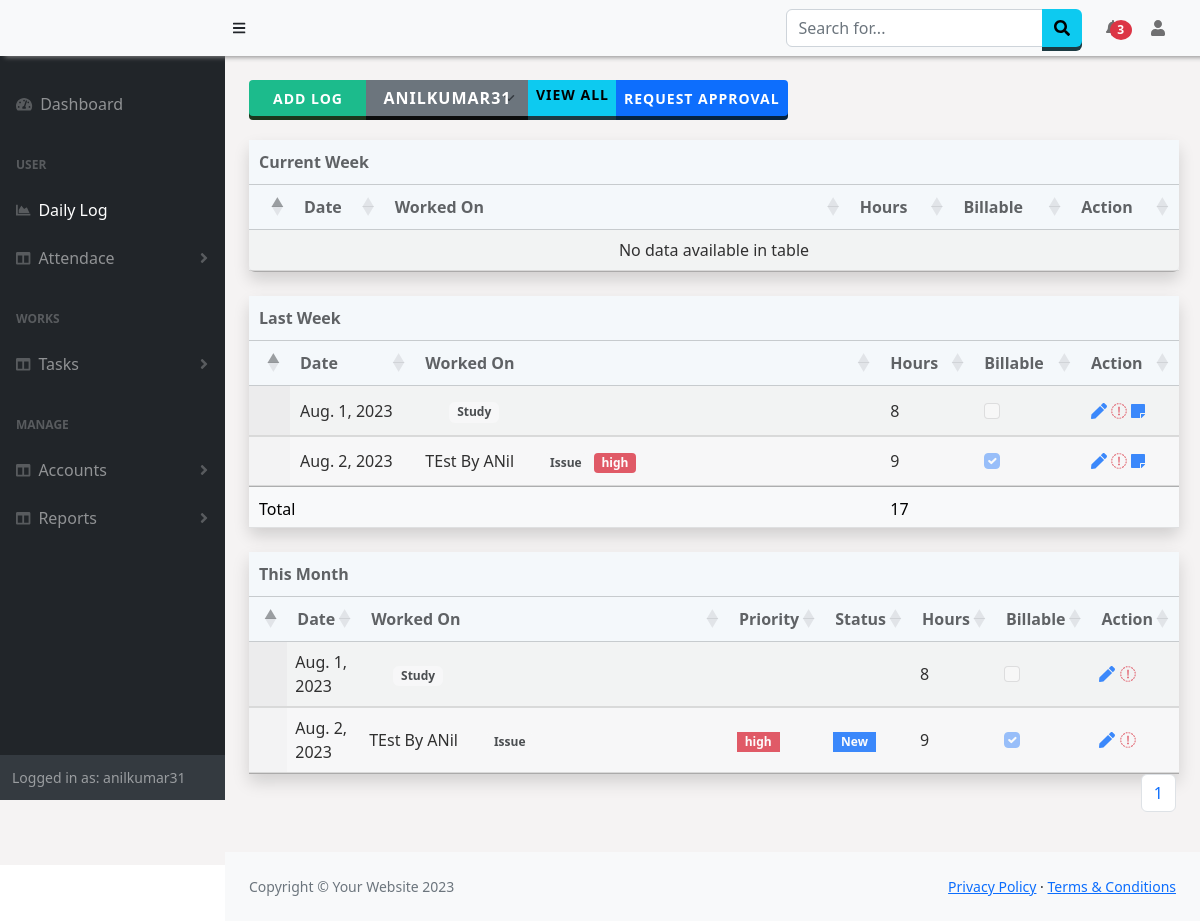
The app's page /Worklog/dailylog/ (signed in) with its own data.
### emp_worklog/models.py (models this page shows, shortened)
class worklog(models.Model):
  User = models.ForeignKey(User,on_delete=models.CASCADE)
  Date = models.DateField(default=timezone.now)
  TaskType = models.ForeignKey(tasktype, on_delete=models.CASCADE,default=None,null=True)
  project_id = models.ForeignKey(SubProject,null=True,on_delete=models.SET_NULL,default=None)
  task = models.ForeignKey(Ticket,null=True,on_delete=models.SET_NULL,default=None)
  Workdone = models.CharField(max_length=255)
  Hours = models.PositiveIntegerField(default=0)
  Billable = models.BooleanField("Billable", default=False, null=True)

class tasktype(models.Model):
  TaskType=models.CharField(max_length=100, null=False)

### Issue/models.py (models this page shows, shortened)
class Ticket(models.Model):
    ticket_name= models.CharField(max_length=30)
    ticket_type= models.CharField(max_length=30)
    short_desc= models.CharField(max_length=130,null=True)
    open_date= models.DateField(null=True)
    affected_user= models.ForeignKey(employee,null=True,on_delete=models.SET_NULL)
    priority= models.CharField(max_length=30)
    state= models.CharField(max_length=30,default="New",null=True)
    last_updated= models.DateField(null=True)
    assigned_grp= models.CharField(max_length=30,null=True)
    assigned_to= models.ForeignKey(User,on_delete=models.SET_NULL,null=True)
    email= models.EmailField(max_length=100,null=True)
    comments= models.CharField(max_length=120,null=True)
    company = models.ForeignKey(Company,on_delete=models.SET_NULL,null=True)

### emp_worklog/views.py (the view, shortened to what this page needs)
# urls.py: path('dailylog/', views.dailylog, name='dailylog'),
@csrf_exempt
def dailylog(request):
    getTeam_users = checkTeams(request)
    allusers = User.objects.filter(pk__in=getTeam_users[0])
    task =tasktype.objects.all().values()
    date = datetime.today().weekday()
    if date == 0: #0=monday
        today = datetime.today()#-timedelta(days=1)#datetime.today()
    else:
        today = datetime.today()
    lastMonday = today + relativedelta(weekday=MO(-1))
    nextMonday = today + relativedelta(weekday=MO(1))
    all_data=worklog.objects.filter(User = request.user,Date__month=today.month)
    paginator=Paginator(all_data,10)
    page_number=request.GET.get('page')
    page_datafinal=paginator.get_page(page_number)
    totalpage=page_datafinal.paginator.num_pages
    if request.method == 'GET':
        thisweekdata = worklog.objects.filter(User = request.user,Date__range=(lastMonday,nextMonday))
        lastMonday2 = today + relativedelta(weekday=MO(-2))
        lastweekdata = worklog.objects.filter(User = request.user,Date__range=(lastMonday2,lastMonday-timedelta(days=1)))
        context= {
            'all_data':all_data,
            'tasktype':task,
            'lastweekdata':lastweekdata,
            'lastweektotal':lastweekdata.aggregate(Sum('Hours')),
            'thisweekdata':thisweekdata,
            'thisweektotal':thisweekdata.aggregate(Sum('Hours')),
            'is_team':getTeam_users[1],
            'all_data':page_datafinal,
            'totalpage':[n+1 for n in range(totalpage)],
            'users':allusers
        }
        return render(request, 'dailylog.html', context)

### emp_worklog/templates/dailylog.html (shortened to what this page needs)
{% extends "base.html" %}
{% block content %}
    <div class="">
		<div class="d-flex ">
			<div class="input-group w-auto">
				<button class="btn btn-success btn-sm ps-4 pe-4" type="button" id="logBtn" data-bs-toggle="modal" data-bs-target="#addLog" >
					Add Log
				</button>
				{% if user.is_superuser or is_team == True %}
				<select class=" btn btn-secondary form-select form-select-sm" id="user_s" onchange="getuserLog();" >
						<option value="{{user.id}}">{{user.username}}</option>
					</select>
				{% endif %}
				<a class="btn btn-info btn-sm" href="{% url 'usersLog' %}" >View All</a>
				<button class="btn btn-primary btn-sm" type="button" id="approveBtn" data-bs-toggle="modal" data-bs-target="#approveLog" >Request Approval</button>
			</div>
		</div>
        <div class="table-wrapper mt-4">
			<div class=" table-responsive-sm mt-4" >
				<table class="table display table-sm table-hover table-light shadow rounded" id="thisweeklogTable" >
					<thead>
						<tr><th colspan='5' class="text-center1">Current Week<th></tr>
						<tr class="align-middle ">
							<th></th>
							<th>Date</th>
							<th class="w-50">Worked On</th>
							<th>Hours</th>
							<th>Billable</th>
							<th>Action</th>
						</tr>
					</thead>
					<tbody>
					</tbody>
				</table>
			<div>
			<div class=" table-responsive-sm mt-4">
				<table class="table display  table-sm table-hover table-light shadow rounded" id="weeklogTable" >
					<thead>
						<tr><th colspan='5' class="text-center1">Last Week<th></tr>
						<tr>
							<th></th>
							<th>Date</th>
							<th class="w-50">Worked On</th>
							<th>Hours</th>
							<th>Billable</th>
							<th>Action</th>
						</tr>
					</thead>
					<tbody>
						{% for d in lastweekdata %}
						<tr style="height:50px;opacity:0.8;" class="align-middle" id="{{d.id}}">
							<td class="p-2 details-control">
							</td>
							<td>{{d.Date}}</td>
							<td class="w-25">
								{% if d.project_id != None %}{{d.project_id.name}}{% else %}{{d.task.ticket_name}} {% endif %}<span class="badge bg-light text-dark ms-4">{{d.TaskType.TaskType}}</span>
								{% if d.TaskType.TaskType == 'Issue' %}
								<span class="badge rounded-1 {% if d.task.priority == 'high' %}text-bg-danger{% elif d.task.priority == 'medium' %}text-bg-info{% elif d.task.priority == 'low' %}text-bg-primary{% endif %}">{{d.task.priority}}</span>
								{% endif %}
							</td>
							<td>{{d.Hours}}</td>
							<td><input disabled class="form-check-input" type="checkbox" {% if d.Billable != True %}{% else %}Checked{% endif %} /></td>
							<td>
								<a onclick="getLog({{d.id}})"><i class="fas fa-solid fa-pen text-primary"></i></a>
								<a  data-bs-toggle="modal" data-bs-target="#deleteLog"><i class="fas fa-sharp fa-solid fa-trash text-danger"></i></a>
								<a ><i class="fas fa-sticky-note text-primary"></i></a>
							</td>
						</tr>
						{% endfor %}
					</tbody>
					<tfoot>
						{% if lastweekdata %}
						<tr>
							<td colspan="3">Total</td>
							<td colspan="3">
								{{lastweektotal.Hours__sum}}
							</td>
						</tr>
						{% endif %}
					</tfoot>
				</table>
			</div>
			<div class=" table-responsive-sm mt-4">
				<table class="table display table-sm table-hover table-light shadow" id="logTable" >
					<thead>
						<tr><th colspan='7' class="text-center1">This Month<th></tr>
						<tr>
							<th></th>
							<th scope="col" class="">Date</th>
							<th scope="col" class="w-50">Worked On</th>
							<th scope="col">Priority</th>
							<th scope="col">Status</th>
							<th scope="col">Hours</th>
							<th scope="col">Billable</th>
							<th scope="col">Action</th>
						</tr>
					</thead>
					<tbody>
						{% for d in all_data %}
						<tr class="align-middle" style="height:50px;font-weight:400;" >
							<td class="details-control">
							</td>
							<td class="p-2">{{d.Date}}</td>
							<td class="w-25 p-2">{% if d.project_id != None %}{{d.project_id.name}}{% else %}{{d.task.ticket_name}} {% endif %}<span class="badge bg-light text-dark ms-4">{{d.TaskType.TaskType}}</span></td>
							<td class="p-2">
								{% if d.TaskType.TaskType == 'Issue' %}
								<span class="badge rounded-0 {% if d.task.priority == 'high' %}text-bg-danger{% elif d.task.priority == 'medium' %}text-bg-info{% elif d.task.priority == 'low' %}text-bg-primary{% endif %}">{{d.task.priority}}</span>
								{% endif %}
							</td>
							<td class="p-2">
								{% if d.TaskType.TaskType == 'Issue' %}
								<span class="badge rounded-0 {% if d.task.state == 'New' %}text-bg-primary{% elif d.task.state == 'InProgress' %}text-bg-info{% elif d.task.state == 'Completed' %}text-bg-success{% elif d.task.state == 'Hold' %}text-bg-warning{% elif d.task.state == 'Canceled' %}text-bg-danger{% endif %}">{{d.task.state}}</span>
								{% endif %}
							</td>
							<td class="p-2">{{d.Hours}}</td>
							<td class="p-2"><input disabled class="form-check-input" type="checkbox" {% if d.Billable != True %}{% else %}Checked{% endif %} /></td>
							<td class="p-2">
								<a onclick="getLog({{d.id}})"><i class="fas fa-solid fa-pen text-primary"></i></a>
								<a  data-bs-toggle="modal" data-bs-target="#deleteLog"><i class="fas fa-sharp fa-solid fa-trash text-danger"></i></a>
							</td>
						</tr>
						{% endfor %}
					</tbody>
				</table>
				<div class="clearfix" style="display: flex; justify-content: right;">
					<nav aria-label="...">
						<ul class="pagination">
							{% for n in totalpage %}
							<li class="page-item"><a href="/Worklog/dailylog/?page={{n}}"  class="page-link">{{n}}</a></li>
							{% endfor %}
						</ul>
					</nav>
				</div>
			</div>
        </div>
    </div>
{% endblock %}

### templates/base.html (shortened to what this page needs)
<!DOCTYPE html>
<html lang="en">
    <head>
        <link href="https://cdn.jsdelivr.net/npm/simple-datatables@7.1.2/dist/style.min.css" rel="stylesheet" />
        <link href="https://cdn.datatables.net/1.13.5/css/jquery.dataTables.min.css" rel="stylesheet" />
        <link href="https://cdn.datatables.net/buttons/2.4.1/css/buttons.dataTables.min.css" rel="stylesheet" />
        <link href="/static/css/styles.css" rel="stylesheet" />
        <link href="/static/css/customSB.css" rel="stylesheet" />
    </head>
    <body class="sb-nav-fixed" >
        <nav class="sb-topnav navbar navbar-expand-sm navbar-light bg-light fixed-top" style=" box-shadow: 5px 1px 5px #888888;">
            <a class="navbar-brand ps-3 bg-light" href="{% url 'home' %}">{{request.session.company}}</a>
            <button class="btn btn-link btn-sm order-2 order-lg-0 me-4 me-lg-0" id="sidebarToggle" href="#!"><i class="fas fa-bars"></i></button>
            <form class="d-none d-md-inline-block form-inline ms-auto me-0 me-md-3 my-2 my-md-0">
                <div class="input-group">
                    <input class="form-control" type="text" placeholder="Search for..." aria-label="Search for..." aria-describedby="btnNavbarSearch" />
                    <button class="btn btn-info" id="btnNavbarSearch" type="button"><i class="fas fa-search"></i></button>
                </div>
            </form>
            <ul class="navbar-nav ms-auto ms-md-0 ">
                <li class="nav-item dropdown">
                    <a class="nav-link dropdown-toggle" id="navbarDropdown" href="#" role="button" data-bs-toggle="dropdown" aria-expanded="false"> <span class="badge badge-sm badge-danger badge-counter bg-danger rounded-circle " style="margin-left:-10px;">3</span></a>
                </li>
            </ul>
            <ul class="navbar-nav  ms-md-0 me-3 me-lg-4">
                <li class="nav-item dropdown">
                    <a class="nav-link dropdown-toggle" id="navbarDropdown" href="#" role="button" data-bs-toggle="dropdown" aria-expanded="false"><i class="fas fa-user fa-fw"></i></a>
                </li>
            </ul>
        </nav>
        <div id="layoutSidenav" style="background-color:rgb(245, 243, 243);">
            <div id="layoutSidenav_nav">
                <nav class="sb-sidenav accordion sb-sidenav-dark" id="sidenavAccordion" >
                    <div class="sb-sidenav-menu" >
                        <div class="nav">
                            <a class="nav-link mt-4" href="{% url 'home' %}">
                                <div class="sb-nav-link-icon"><i class="fas fa-tachometer-alt"></i></div>
                                <span style="{% if request.path == '/' %}color:white;{% endif %}">Dashboard<span>
                            </a>
                            <div class="sb-sidenav-menu-heading">User</div>
                            <a class="nav-link" href="{% url 'dailylog' %}">
                                <div class="sb-nav-link-icon"><i class="fas fa-chart-area"></i></div>
                                <span style="{% if request.path == '/Worklog/dailylog/' %}color:white;{% endif %}">Daily Log<span>
                            </a>
                            <a class="nav-link collapsed" href="#" data-bs-toggle="collapse" data-bs-target="#collapseAttendance" aria-expanded="false" aria-controls="collapseLayouts">
                                <div class="sb-nav-link-icon"><i class="fas fa-columns"></i></div>
                                Attendace
                                <div class="sb-sidenav-collapse-arrow"><i class="fas fa-angle-down"></i></div>
                            </a>
                            <div class="sb-sidenav-menu-heading">Works</div>
                            <a class="nav-link collapsed" href="#" data-bs-toggle="collapse" data-bs-target="#collapseLayouts" aria-expanded="false" aria-controls="collapseLayouts">
                                <div class="sb-nav-link-icon"><i class="fas fa-columns"></i></div>
                                Tasks
                                <div class="sb-sidenav-collapse-arrow"><i class="fas fa-angle-down"></i></div>
                            </a>
                            <div class="sb-sidenav-menu-heading">Manage</div>
                            <a class="nav-link collapsed" href="#" data-bs-toggle="collapse" data-bs-target="#collapseDetails" aria-expanded="false" aria-controls="collapseLayouts">
                                <div class="sb-nav-link-icon"><i class="fas fa-columns"></i></div>
                                Accounts
                                <div class="sb-sidenav-collapse-arrow"><i class="fas fa-angle-down"></i></div>
                            </a>
                            <a class="nav-link collapsed" href="#" data-bs-toggle="collapse" data-bs-target="#collapseReports" aria-expanded="false" aria-controls="collapseLayouts">
                                <div class="sb-nav-link-icon"><i class="fas fa-columns"></i></div>
                                Reports
                                <div class="sb-sidenav-collapse-arrow"><i class="fas fa-angle-down"></i></div>
                            </a>
                        </div>
                    </div>
                    <div class="sb-sidenav-footer">
                        <div class="small">Logged in as: {{ user.username}}</div>
                    </div>
                </nav>
            </div>
            <div id="layoutSidenav_content" >
                <main class="p-4" >
                    {% block content %}
                {% endblock %}
                </main>
                <footer class="py-4 bg-light mt-auto">
                    <div class="container-fluid px-4">
                        <div class="d-flex align-items-center justify-content-between small">
                            <div class="text-muted">Copyright &copy; Your Website 2023</div>
                            <div>
                                <a href="#">Privacy Policy</a>
                                &middot;
                                <a href="#">Terms &amp; Conditions</a>
                            </div>
                        </div>
                    </div>
                </footer>
            </div>
        </div>
        <link href="https://cdnjs.cloudflare.com/ajax/libs/twitter-bootstrap/5.2.0/css/bootstrap.min.css" rel="stylesheet" type="text/css">
    </body>
</html>

### records on screen
worklog: Date "Aug. 1, 2023", TaskType.TaskType "Study", Hours "8"
worklog: Date "Aug. 2, 2023", task.ticket_name "TEst By ANil", TaskType.TaskType "Issue", task.priority "high", Hours "9", Billable "☑", task.state "New"

### other values on screen
{{ user.username }} "anilkumar31"
{{ lastweektotal.Hours__sum }} "17"
{{ n }} "1"
